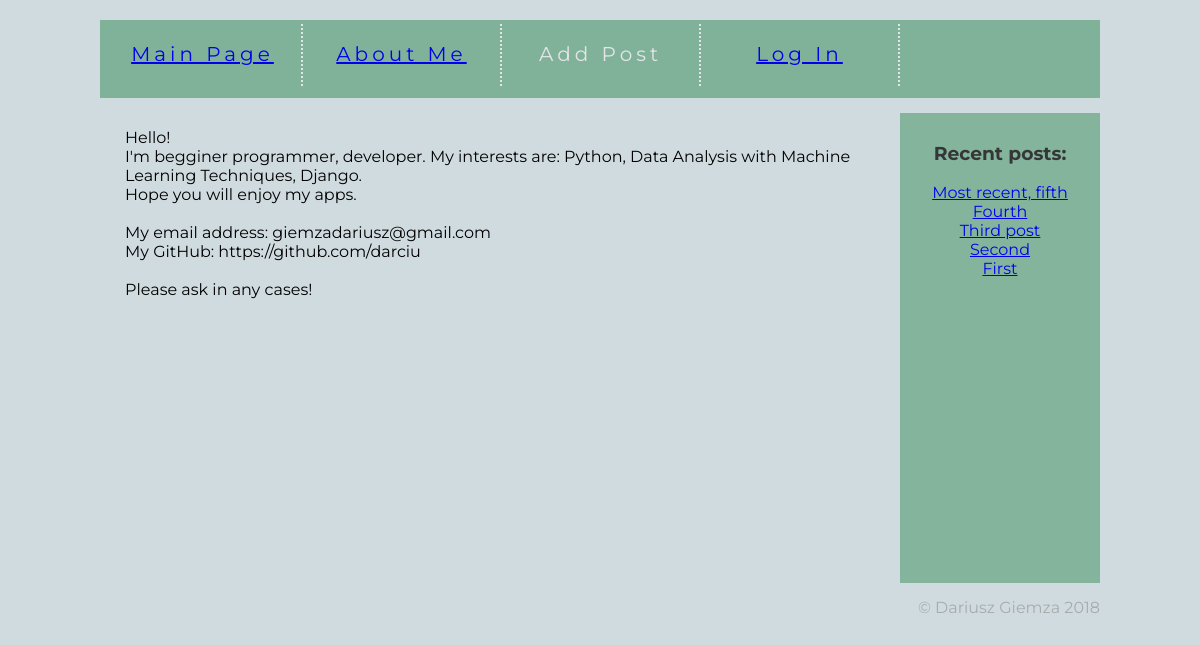
The app's page /about_me/ with its own data.
### content/models.py (models this page shows, shortened)
class Post(models.Model):
    author = models.ForeignKey('auth.User', on_delete=models.CASCADE)
    title = models.CharField(max_length=30)
    text = models.TextField()
    date = models.DateTimeField(default = timezone.now)

### content/views.py (the view)
# urls.py: path('about_me/',views.about_me, name='about_me'),
def about_me(request):
    posts = Post.objects.order_by('-date')
    return render(request, 'content/about_me.html', {'posts':posts})

### content/templates/content/about_me.html
{% extends 'content/main_page.html' %}
{% block content %}
Hello!<br>
I'm begginer programmer, developer. My interests are: Python, Data Analysis with Machine Learning Techniques, Django.<br>
Hope you will enjoy my apps.<br><br>
My email address: giemzadariusz@gmail.com<br>
My GitHub: https://github.com/darciu<br><br>
Please ask in any cases!
{% endblock %}

### content/templates/content/main_page.html (shortened to what this page needs)
{% load static %}
<html lang="en">
<head>
    <link rel="stylesheet" href="{% static 'css/style.css' %}">
</head>
<body>
    <div id ="container">
        <div id="menubar">
            <div class ="menuoption">
                <a href="{% url 'post_list' %}">Main Page</a>
            </div>
            <div class ="menuoption">
                    <a href="{% url 'about_me' %}">About Me</a>
            </div>
            <div class ="menuoption">
                {% if user.is_authenticated %}
                    <a href="{% url 'new_post' %}">Add Post</a>
                {% else %}
                    Add Post
                {% endif %}
            </div>
            <div class ="menuoption">
                {% if not user.is_authenticated %}
                    <a href="{% url 'login' %}">Log In</a>
                {% else %}
                    <a href="{% url 'logout' %}">Log Out</a>
                {% endif %}
            </div>
        </div>
        <div style="word-wrap: break-word; width:750px; float:left; margin-top: 30px; margin-left: 25px; margin-right: 25px;">
            {% block content%}
            {% endblock %}
        </div>
        <div id="sidebar">
            <h3>Recent posts:</h3>
            {%for post in posts %}
                <a href="{% url 'post_detail' pk=post.pk %}">{{post.title}}</a>
                <br>
            {% endfor %}
        </div>
        <div id="footer">
        &copy; Dariusz Giemza 2018
        </div>
    </div>
</body>
</html>

### content/static/css/style.css (style rules this page uses)
body { background-color:#d0dbe0; font-family: 'Montserrat', sans-serif; }
#container { width:1000px; margin-left:auto; margin-right:auto; }
#menubar { background-color:#80b299; color:#e3e5e8; margin-top: 20px; height: 70px; padding: 4px; text-align: center; line-height: 60px; letter-spacing:4px; }
.menuoption { float:left; height: 62px; font-size: 20px; border-right: 2px dotted #e3e5e8; min-width:197px; }
#sidebar { float:left; background-color:#84b59c; padding: 10px; min-height: 450px; width:180px; margin-top: 15px; margin-bottom: 15px; text-align:center; color: #353638; }
#footer { clear:both; color: #a8abad; text-align:right; }

### records on screen
Post: title "Most recent, fifth"
Post: title "Fourth"
Post: title "Third post"
Post: title "Second"
Post: title "First"
